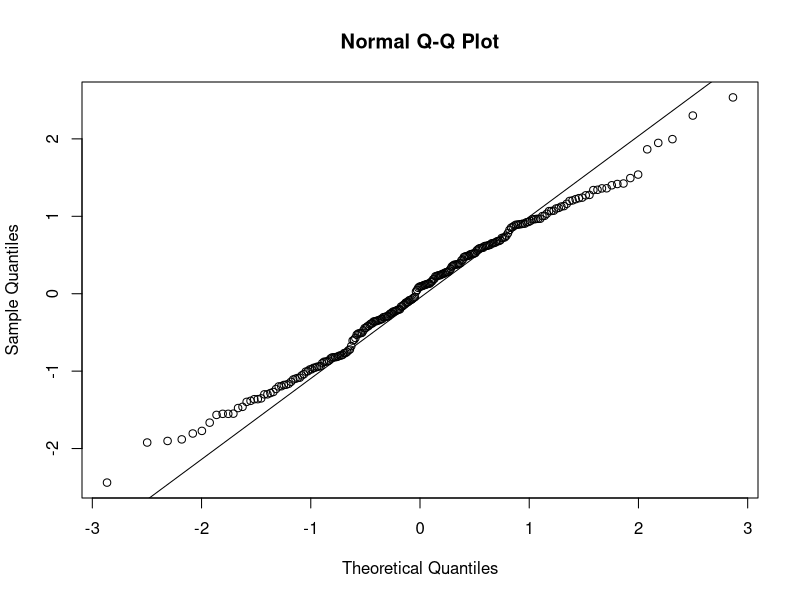
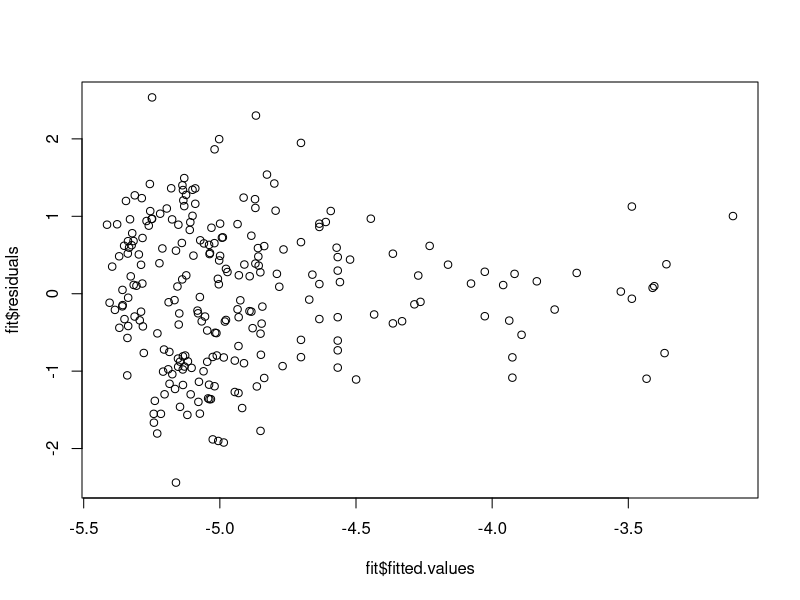

Recreate these plots in R, in order.






################################
## a)
## Read the data
D <- read.table("dataSkivefjord.csv", sep=",", header=TRUE)

## Use for the description of the data
summary(D)
str(D)



################################
## b)
## Make a logarithmic transformation of the chlorophyll concentration
D$logChlorophyll <- log(D$chlorophyll)
## Make (yourself) a scatter plot of logChlorophyll vs. totalP



################################
## e)
## A simple linear regression
fit <- lm(logChlorophyll ~ totalP, data=D)
## A summary of the result
summary(fit)
var(D$totalP)


################################
## f)
## Make a QQ-plot
qqnorm(fit$residuals)
qqline(fit$residuals)

## Plot the residuals vs. the fitted values, i.e. the 
## expected (predicted by the model) values of logChlorophyll
plot(fit$fitted.values, fit$residuals)



################################
## g)
## t quantile for calculation of confidence bands
qt(0.975, fit$df.residual)  
## Function for calculation of parameter confidence bands
confint(fit, level=0.95)



################################
## h)
## The critical value of the test statistic
qt(0.975, fit$df.residual)



################################
## i)
## Prediction of chlorophyll concentration in December 2006
exp(predict(fit, newdata=data.frame(totalP=0.0703)))
## 95% prediction interval
PI <- predict(fit, newdata=data.frame(totalP=0.0703), 
              interval="prediction", level=0.95)
## Lower bound
exp(PI[,"lwr"])
## Upper bound
exp(PI[,"upr"])


